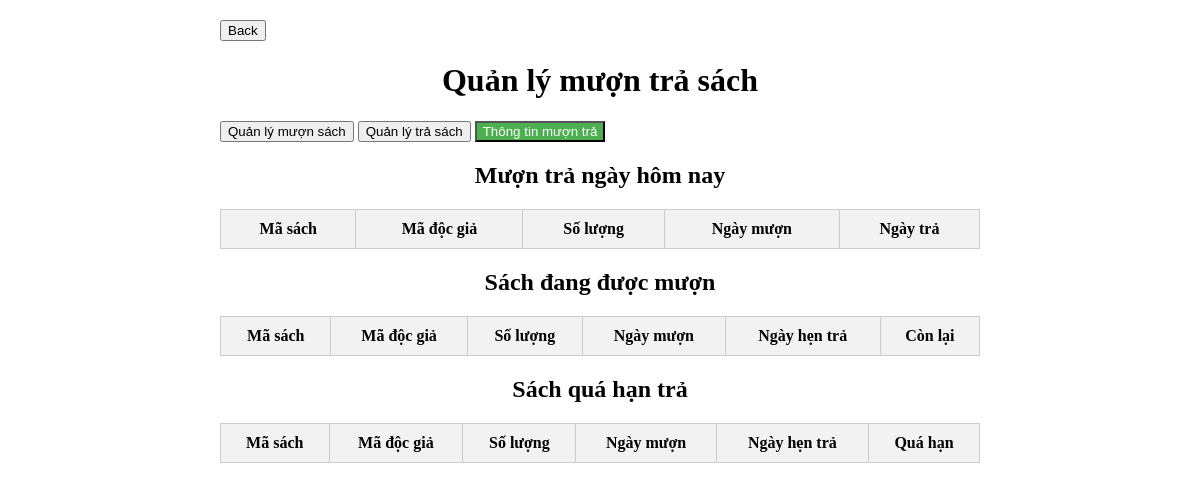
/quan-ly-muon-tra-sach/tt-muon-tra/, run on an earlier commit of the app's database.
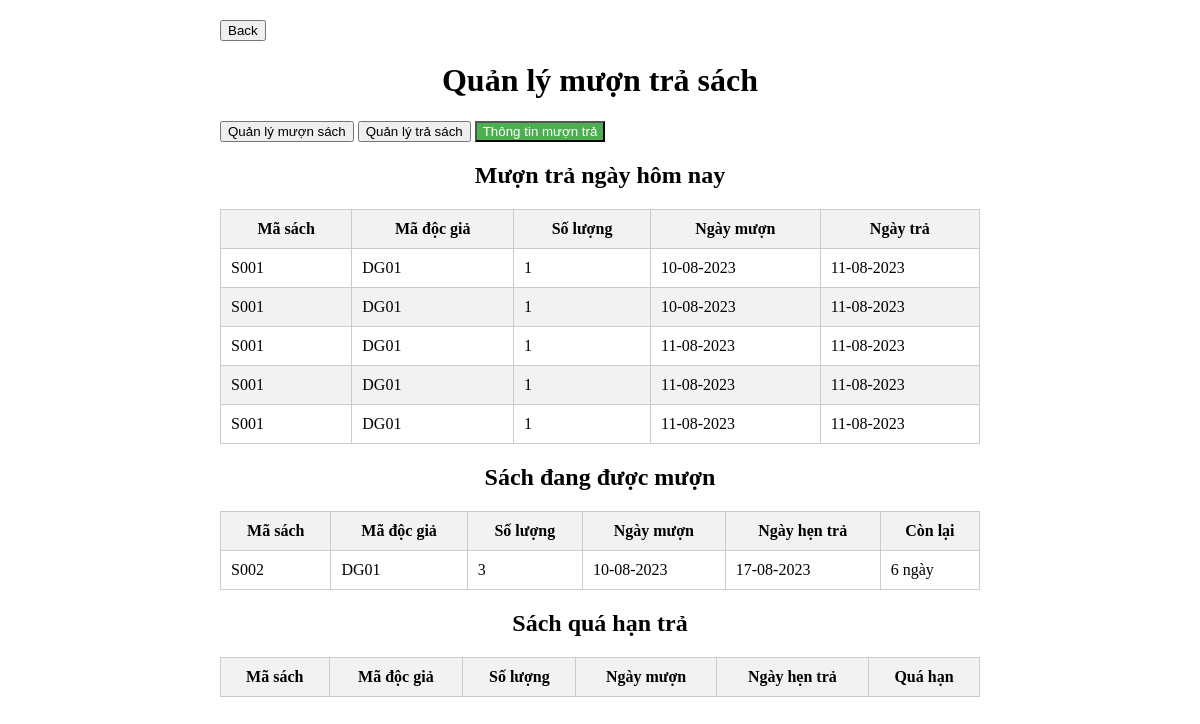
And on a later commit of the database.
### quan_ly_sach/models.py (models this page shows, shortened)
class Sach(models.Model):
    ma_sach = models.CharField(max_length=10, unique=True)
    ten_sach = models.CharField(max_length=200)
    ten_tac_gia = models.CharField(max_length=100)
    nam_xuat_ban = models.PositiveIntegerField()
    so_luong_con = models.PositiveIntegerField()
    so_luong_muon = models.PositiveIntegerField(default=0)
    LOAI_SACH_CHOICES = [
        ('TRUYEN', 'Truyện'),
        ('KY_NANG', 'Kỹ năng'),
        ('KIEN_THUC', 'Kiến thức'),
        ('VAN_HOC', 'Văn học'),
        ('KHOA_HOC', 'Khoa học'),
        ('KHAC', 'Khác'),
    ]
    loai_sach = models.CharField(max_length=10, choices=LOAI_SACH_CHOICES)

### quan_ly_doc_gia/models.py (models this page shows, shortened)
class DocGia(models.Model):
    ma_doc_gia = models.CharField(max_length=10, unique=True)
    ten_doc_gia = models.CharField(max_length=200)
    ngay_sinh = models.DateField()
    so_dien_thoai = models.CharField(max_length=20)
    ngay_tao_the = models.DateField()
    ngay_het_han = models.DateField()
    dia_chi = models.TextField()

### quan_ly_muon_tra_sach/views.py (the view, shortened to what this page needs)
# urls.py: path('tt-muon-tra/', views.thong_tin_muon_tra_view, name='thong_tin_muon_tra')
def thong_tin_muon_tra_view(request):
    context = {}
    data_muon_sach = MuonTraSach.objects.filter(ngay_tra__isnull=True)
    data_qua_han = MuonTraSach.objects.filter(ngay_tra__isnull=True, ngay_hen_tra__lt=datetime.now().date())
    data_muon_tra_hom_nay = MuonTraSach.objects.filter(
        Q(ngay_muon=datetime.now().date()) | Q(ngay_tra=datetime.now().date())
    )
    data_muon_sach_list = []
    data_qua_han_list = []
    data_muon_tra_hom_nay_list = []
    for muon_tra in data_muon_sach:
        data_muon_sach_list.append({
            'ma_sach': muon_tra.ma_sach.ma_sach,
            'ma_doc_gia': muon_tra.ma_doc_gia.ma_doc_gia,
            'so_luong': muon_tra.so_luong,
            'ngay_muon': muon_tra.ngay_muon.strftime('%d-%m-%Y'),
            'ngay_hen_tra': muon_tra.ngay_hen_tra.strftime('%d-%m-%Y'),
            'con_lai': (muon_tra.ngay_hen_tra - datetime.now().date()).days
        })
    for muon_tra in data_muon_tra_hom_nay:
        entry = {
            'ma_sach': muon_tra.ma_sach.ma_sach,
            'ma_doc_gia': muon_tra.ma_doc_gia.ma_doc_gia,
            'so_luong': muon_tra.so_luong,
            'ngay_muon': muon_tra.ngay_muon.strftime('%d-%m-%Y'),
        }
        if muon_tra.ngay_tra:
            entry['ngay_tra'] = muon_tra.ngay_tra.strftime('%d-%m-%Y')
        data_muon_tra_hom_nay_list.append(entry)
    context['data_muon_sach'] = data_muon_sach_list
    context['data_qua_han'] = data_qua_han_list
    context['data_muon_tra_hom_nay'] = data_muon_tra_hom_nay_list
    return render(request, 'thongTinMuonTra.html', context)

### quan_ly_muon_tra_sach/templates/thongTinMuonTra.html (shortened to what this page needs)
<!DOCTYPE html>
<html lang="en">
<head>
    {% load static %}
    <link rel="stylesheet" href="{% static 'quan_ly_muon_tra_sach/quanLyTraSach.css' %}">
</head>
<body>
<form  method="post" action="{% url 'thong_tin_muon_tra' %}">
    <div class="container">
        <button class="back-btn" name="button" value="back">Back</button>
        <h1>Quản lý mượn trả sách</h1>
        <div class="options-buttons">
            <button name="button" value="ql-muon-sach"
                    style="cursor: pointer;">Quản lý mượn sách
            </button>
            <button name="button" value="ql-tra-sach"
                    style="cursor: pointer;">Quản lý trả sách
            </button>
            <button name="button" value="tt-muon-tra"
                    style="background-color: #4CAF50; color: white; cursor: pointer;">Thông tin mượn trả
            </button>
        </div>
        <div class="muon-tra-hom-nay">
            <h2>Mượn trả ngày hôm nay</h2>
            <table class="nguoi-dung-muon-sach">
                <thead>
                <tr>
                    <th>Mã sách</th>
                    <th>Mã độc giả</th>
                    <th>Số lượng</th>
                    <th>Ngày mượn</th>
                    <th>Ngày trả</th>
                </tr>
                </thead>
                <tbody>
                {% for muon_tra in data_muon_tra_hom_nay %}
                <tr>
                    <td>{{ muon_tra.ma_sach }}</td>
                    <td>{{ muon_tra.ma_doc_gia }}</td>
                    <td>{{ muon_tra.so_luong }}</td>
                    <td>{{ muon_tra.ngay_muon }}</td>
                    <td>{{ muon_tra.ngay_tra }}</td>
                </tr>
                {% endfor %}
                </tbody>
            </table>
        </div>
        <h2>Sách đang được mượn</h2>
        <table class="nguoi-dung-muon-sach">
            <thead>
            <tr>
                <th>Mã sách</th>
                <th>Mã độc giả</th>
                <th>Số lượng</th>
                <th>Ngày mượn</th>
                <th>Ngày hẹn trả</th>
                <th>Còn lại</th>
            </tr>
            </thead>
                <tbody>
                {% for muon_tra in data_muon_sach %}
                <tr>
                    <td>{{ muon_tra.ma_sach }}</td>
                    <td>{{ muon_tra.ma_doc_gia }}</td>
                    <td>{{ muon_tra.so_luong }}</td>
                    <td>{{ muon_tra.ngay_muon }}</td>
                    <td>{{ muon_tra.ngay_hen_tra }}</td>
                    {% if data_muon_sach %}
                    <td>{{ muon_tra.con_lai }} ngày</td>
                    {% endif %}
                </tr>
                {% endfor %}
                </tbody>
        </table>
        <div class="muon-sach-form">
            <h2>Sách quá hạn trả</h2>
            <table class="nguoi-dung-muon-sach">
                <thead>
                <tr>
                    <th>Mã sách</th>
                    <th>Mã độc giả</th>
                    <th>Số lượng</th>
                    <th>Ngày mượn</th>
                    <th>Ngày hẹn trả</th>
                    <th>Quá hạn</th>
                </tr>
                </thead>
            </table>
        </div>
    </div>
</form>
</body>
</html>

### quan_ly_muon_tra_sach/static/quan_ly_muon_tra_sach/quanLyTraSach.css (style rules this page uses)
body, div { margin: 0; padding: 0; box-sizing: border-box; }
.container { max-width: 800px; margin: 0 auto; padding: 20px; }
h1, h2 { text-align: center; }
.nguoi-dung-muon-sach { width: 100%; border-collapse: collapse; margin-top: 20px; }
.nguoi-dung-muon-sach th, .nguoi-dung-muon-sach td { padding: 10px; border: 1px solid #ccc; }
.nguoi-dung-muon-sach th { background-color: #f2f2f2; }
.nguoi-dung-muon-sach tr:nth-child(even) { background-color: #f2f2f2; }

What changed in the data, as far as the page shows it:
added Sach: ma_sach "S001" "S001" "S001" "S001" "S001"
added DocGia: ma_doc_gia "DG01" "DG01" "DG01" "DG01" "DG01", ma_doc_gia "DG01"
added Sach: ma_sach "S002"
Also different on the page:
new list line: "1 10-08-2023 11-08-2023"
new list line: "1 11-08-2023 11-08-2023"
new list line: "3 10-08-2023 17-08-2023 6 ngày"
